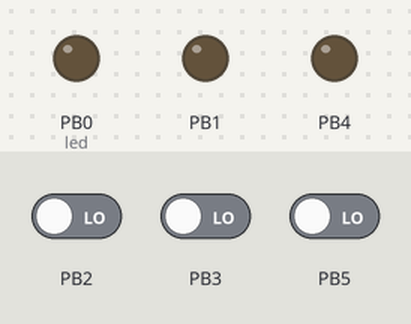
This program was run on a simulated ATtiny85, built with avr-gcc and emulated at 8 MHz. Parts: output pins drawn as LEDs (lit = HIGH). The test bench sets the inputs (shaded band); at power-on: PB2 LOW, PB3 LOW, PB5 LOW.

Above: at 1.2 s.
1.3 s: PB2 driven HIGH
Timing chart, 0 to 4.3 s (numbered marks = the images above; inputs shaded):
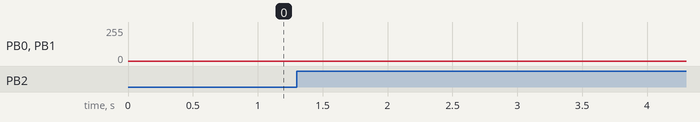

The program:

main.cpp
```cpp
/*
 * ThaiKauri_ATTiny85.cpp
 *
 * Created: 30/07/2022 06:43:11 p. m.
 * Author : Sebastian Vera Morales
* MC: ATTiny85
* LED strip: Model 5050 (Common Anode)
* Transistor: IRFZ44N
 */

#define F_CPU 8000000UL								// Defining a 8 MHz clock frequency
#include <avr/io.h>
#include <avr/interrupt.h>
#include <util/delay.h>

void brightnessLED();
void fireSpear();
void waterShield();
void grassMask();
void madness();

ISR (PCINT0_vect)
{
	if (PINB & (1 << PINB2))
	{
		while(PINB & (1 << PINB2))
		{
			fireSpear();
		}
	}
	else if (PINB & (1 << PINB3))
	{
		while(PINB & (1 << PINB3))
		{
			grassMask();
		}
	}
	/*
		else if (PINB & (1 << PINB5))
	{
		while(PINB & (1 << PINB5))
		{
			waterShield();
		}
	}
	else if (PINA & ((1 << PINA0)&(1 << PINA1)&(1 << PINA2)))
	{
		while(PINA & ((1 << PINA0)&(1 << PINA1)&(1 << PINA2)))
		{
			madness();
		}
	}
*/
	reti();
}
void config()
{
	// Each register controls an specific pins PB0, PB1 and PB4 will be used as PWM outputs. OC0A, OC0B and 0C1B
	// Each timer configuration is independent, so (the prescaler, the waveform and the compare output mode) for every timer to be used
	// Timer0 configurations is different from Timer1
	cli();											// Clear interruptions

	// Timer0 configuration
	// TCCR0A register configuration
	TCCR0B |= (0<<WGM02);							// The fast PWM waveform was chosen
	TCCR0A |= (1<<WGM01)|(1<<WGM00);
	TCCR0A |= (1<<COM0A1)|(0<<COM0A0);				// Inverting compare match for OC0A
	TCCR0A |= (1<<COM0B1)|(0<<COM0B0);				// Inverting compare match for OC0B
	TCCR0B |= (0<<CS02)|(0<<CS01)|(1<<CS00);		// No prescaler was chosen

	// Timer1 configuration
	// GTCCR and TCCR1 register configuration
	GTCCR |= (1<<PWM1B);							// Enables the PWM output
	GTCCR |= (0<<COM1B1)|(1<<COM1B0);				// Inverting compare match for OC1B
	TCCR1 |= (0<<CS12)|(0<<CS11)|(1<<CS10);			// No prescaler was chosen

	// OCR registers settings
	OCR0A = 0;										// Register where the value to compare with TCNT0 is stored and sent to OC0A -> PB0
	OCR0B = 0;										// Register where the value to compare with TCNT0 is stored and sent to OC0B -> PB1
	OCR1B = 0;										// Register where the value to compare with TCNT1 is stored and sent to OC1B -> PB4

	// Pin Change Interrupts configuration
	GIMSK |= (1<<PCIE);								// Pin Change Interrupts from vector PCIE are enabled, where PCINT2,PCINT3,PCINT5 belong
	PCMSK |= (1<<PCINT2)|(1<<PCINT3)|(1<<PCINT5);	// Pin Change Interrupts from PCINT2,PCINT3,PCINT5 are only enabled

	sei();											// Set interruptions

	DDRB |= (0<<DDB2)|(0<<DDB3)|(0<<DDB5);			// Pins PB2, PB3 and PB5 as inputs
	DDRB |= (1<<DDB0)|(1<<DDB1)|(1<<DDB4);			// Pins PB0, PB1 and PB4 enabled as PWM outputs

}


void loop()
{
	brightnessLED();
}

void brightnessLED()
{
	int t = 2;
	for (int i = 0;i < 255; i++)					// For cycle to change the led brightness
	{
		OCR0A = i;									// Register where the compare value is stored and PWM signal will be sent from OC0A -> PB2 | BLUE
		OCR0B = i;									// Register where the compare value is stored and PWM signal will be sent from OC0B -> PA7 | GREEN
		OCR1A = i;									// Register where the compare value is stored and PWM signal will be sent from OC0A -> PA6 | RED
		_delay_ms(t);
	}

	for (int i = 255;i > 0; i--)					// For cycle to change the led brightness
	{
		OCR0A = i;									// Register where the compare value is stored and PWM signal will be sent from OC0A -> PB2 | BLUE
		OCR0B = i;									// Register where the compare value is stored and PWM signal will be sent from OC0B -> PA7 | GREEN
		OCR1A = i;									// Register where the compare value is stored and PWM signal will be sent from OC0A -> PA6 | RED
		_delay_ms(t);
	}
}

void fireSpear()
{
	int t = 2;
	for (int i = 0;i < 255; i++)					// For cycle to change the led brightness
	{
		OCR0A = 0;									// Register where the compare value is stored and PWM signal will be sent from OC0A -> PB2 | BLUE
		OCR0B = i;									// Register where the compare value is stored and PWM signal will be sent from OC0B -> PA7 | GREEN
		OCR1A = 255;								// Register where the compare value is stored and PWM signal will be sent from OC0A -> PA6 | RED
		_delay_ms(t);
	}

	for (int i = 255;i > 0; i--)					// For cycle to change the led brightness
	{
		OCR0A = 255 - i;							// Register where the compare value is stored and PWM signal will be sent from OC0A -> PB2 | BLUE
		OCR0B = i;									// Register where the compare value is stored and PWM signal will be sent from OC0B -> PA7 | GREEN
		OCR1A = 255;								// Register where the compare value is stored and PWM signal will be sent from OC0A -> PA6 | RED
		_delay_ms(t);
	}
}
void waterShield()
{
	int t = 2;
	for (int i = 0;i < 255; i++)					// For cycle to change the led brightness
	{
		OCR0A = 255;								// Register where the compare value is stored and PWM signal will be sent from OC0A -> PB2 | BLUE
		OCR0B = i;									// Register where the compare value is stored and PWM signal will be sent from OC0B -> PA7 | GREEN
		OCR1A = 255 - i;							// Register where the compare value is stored and PWM signal will be sent from OC0A -> PA6 | RED
		_delay_ms(t);
	}

	for (int i = 255;i > 0; i--)					// For cycle to change the led brightness
	{
		OCR0A = 255;								// Register where the compare value is stored and PWM signal will be sent from OC0A -> PB2 | BLUE
		OCR0B = i;									// Register where the compare value is stored and PWM signal will be sent from OC0B -> PA7 | GREEN
		OCR1A = 0;									// Register where the compare value is stored and PWM signal will be sent from OC0A -> PA6 | RED
		_delay_ms(t);
	}
}
void grassMask()
{
	int t = 2;
	for (int i = 0;i < 255; i++)					// For cycle to change the led brightness
	{
		OCR0A = 128;								// Register where the compare value is stored and PWM signal will be sent from OC0A -> PB2 | BLUE
		OCR0B = i;									// Register where the compare value is stored and PWM signal will be sent from OC0B -> PA7 | GREEN
		OCR1A = 128;								// Register where the compare value is stored and PWM signal will be sent from OC0A -> PA6 | RED
		_delay_ms(t);
	}

	for (int i = 255;i > 0; i--)					// For cycle to change the led brightness
	{
		OCR0A = 128;								// Register where the compare value is stored and PWM signal will be sent from OC0A -> PB2 | BLUE
		OCR0B = i;									// Register where the compare value is stored and PWM signal will be sent from OC0B -> PA7 | GREEN
		OCR1A = 128;								// Register where the compare value is stored and PWM signal will be sent from OC0A -> PA6 | RED
		_delay_ms(t);
	}
}

void madness()
{
	int t = 0;
	for (int i = 0;i < 255; i++)					// For cycle to change the led brightness
	{
		OCR0A = 255 - i;									// Register where the compare value is stored and PWM signal will be sent from OC0A -> PB2 | BLUE
		OCR0B = 128 - i;									// Register where the compare value is stored and PWM signal will be sent from OC0B -> PA7 | GREEN
		OCR1A = i;									// Register where the compare value is stored and PWM signal will be sent from OC0A -> PA6 | RED
		_delay_ms(t);
	}

	for (int i = 255;i > 0; i--)					// For cycle to change the led brightness
	{
		OCR0A = 128 - i;									// Register where the compare value is stored and PWM signal will be sent from OC0A -> PB2 | BLUE
		OCR0B = 255 - i;									// Register where the compare value is stored and PWM signal will be sent from OC0B -> PA7 | GREEN
		OCR1A = i;									// Register where the compare value is stored and PWM signal will be sent from OC0A -> PA6 | RED
		_delay_ms(t);
	}
}

int main(void)
{
	config();
	while (1)
	{
		loop();
	}
	return(0);
}
```
